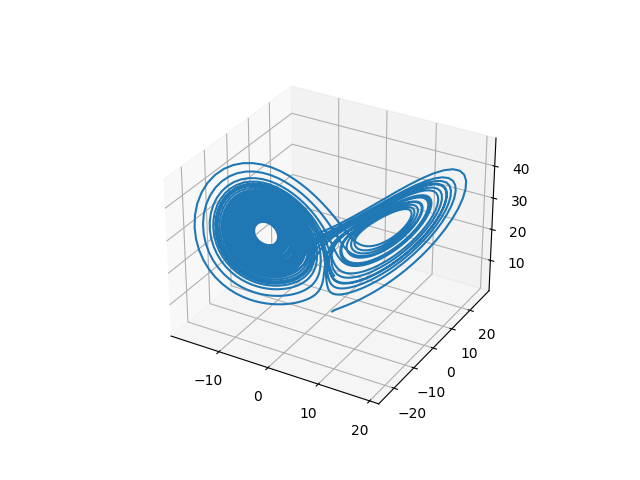

Source code (Python):
import numpy as np
from scipy.integrate import odeint
import matplotlib.pyplot as plt
import mpl_toolkits
from mpl_toolkits.mplot3d import Axes3D
import matplotlib.animation as ani
import random

#butterfly sig=10,rho=28, beta=8/3

sig = 10
rho = 28
beta = 8/3


def lorrenz(state,t):
    x, y, z = state
    
    return sig*(y-x), x*(rho-z)-y, x*y-beta*z
    
state0 = [1.0,1.0,1.0]
t = np.arange(0.0,40.0,0.01)
statet = odeint(lorrenz,state0,t)

fig = plt.figure()
ax = fig.gca(projection="3d")
ax.plot(statet[:, 0], statet[:, 1], statet[:, 2])
#animator = ani.FuncAnimation(fig,lorrenz,interval=100)
plt.draw()
plt.show()
